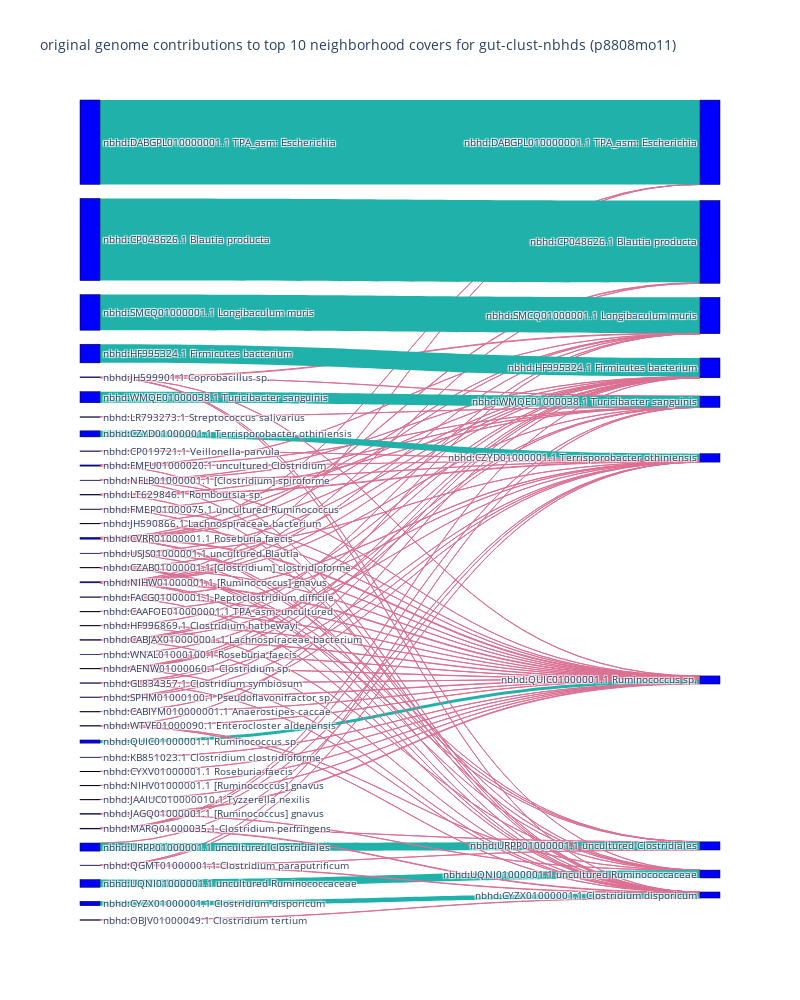

Source (notebook cell):
### Code cell
NUM=10
fig = make_fig(NUM)

fig.update_layout(title_text=f"original genome contributions to top {NUM} neighborhood covers for {name} ({acc})", font_size=10)
fig.update_layout(width=800, height=1000)
fig.show()

### Figure 1 — Plotly figure (JSON) as saved in the notebook; plotly's stock layout.template omitted (floating-point values rounded to 4 significant figures)
{"data": [{"link": {"color": ["palevioletred", "palevioletred", "lightseagreen", "palevioletred", "palevioletred", "lightseagreen", "palevioletred", "palevioletred", "palevioletred", "palevioletred", "palevioletred", "palevioletred", "palevioletred", "lightseagreen", "palevioletred", "palevioletred", "palevioletred", "palevioletred", "palevioletred", "palevioletred", "palevioletred", "palevioletred", "palevioletred", "palevioletred", "palevioletred", "palevioletred", "palevioletred", "lightseagreen", "palevioletred", "palevioletred", "palevioletred", "palevioletred", "palevioletred", "palevioletred", "palevioletred", "palevioletred", "palevioletred", "palevioletred", "lightseagreen", "palevioletred", "palevioletred", "palevioletred", "palevioletred", "palevioletred", "palevioletred", "palevioletred", "palevioletred", "palevioletred", "palevioletred", "palevioletred", "palevioletred", "palevioletred", "palevioletred", "lightseagreen", "palevioletred", "palevioletred", "palevioletred", "palevioletred", "palevioletred", "lightseagreen", "palevioletred", "palevioletred", "palevioletred", "palevioletred", "palevioletred", "palevioletred", "palevioletred", "palevioletred", "palevioletred", "palevioletred", "palevioletred", "palevioletred", "palevioletred", "palevioletred", "palevioletred", "palevioletred", "palevioletred", "palevioletred", "palevioletred", "palevioletred", "palevioletred", "palevioletred", "palevioletred", "lightseagreen", "palevioletred", "palevioletred", "palevioletred", "palevioletred", "palevioletred", "palevioletred", "palevioletred", "lightseagreen", "palevioletred", "palevioletred", "palevioletred", "palevioletred", "palevioletred", "palevioletred", "palevioletred", "palevioletred", "palevioletred", "palevioletred", "palevioletred", "palevioletred", "palevioletred", "palevioletred", "palevioletred", "lightseagreen"], "label": ["", "", "", "", "", "", "", "", "", "", "", "", "", "", "", "", "", "", "", "", "", "", "", "", "", "", "", "", "", "", "", "", "", "", "", "", "", "", "", "", "", "", "", "", "", "", "", "", "", "", "", "", "", "", "", "", "", "", "", "", "", "", "", "", "", "", "", "", "", "", "", "", "", "", "", "", "", "", "", "", "", "", "", "", "", "", "", "", "", "", "", "", "", "", "", "", "", "", "", "", "", "", "", "", "", "", "", ""], "source": [0, 1, 2, 0, 1, 3, 0, 1, 5, 9, 11, 12, 13, 15, 0, 1, 4, 5, 6, 7, 8, 11, 14, 16, 19, 21, 22, 24, 1, 5, 9, 13, 14, 21, 23, 25, 27, 28, 29, 7, 11, 13, 14, 16, 17, 20, 21, 22, 23, 27, 31, 33, 35, 37, 1, 4, 14, 22, 27, 33, 0, 1, 4, 5, 6, 7, 8, 9, 11, 12, 16, 17, 19, 21, 22, 28, 31, 32, 35, 39, 41, 47, 51, 52, 0, 4, 6, 8, 9, 19, 32, 34, 0, 1, 4, 5, 7, 8, 9, 11, 13, 14, 21, 23, 27, 31, 42, 45], "target": [98, 98, 98, 99, 99, 99, 100, 100, 100, 100, 100, 100, 100, 100, 101, 101, 101, 101, 101, 101, 101, 101, 101, 101, 101, 101, 101, 101, 102, 102, 102, 102, 102, 102, 102, 102, 102, 102, 102, 103, 103, 103, 103, 103, 103, 103, 103, 103, 103, 103, 103, 103, 103, 103, 104, 104, 104, 104, 104, 104, 105, 105, 105, 105, 105, 105, 105, 105, 105, 105, 105, 105, 105, 105, 105, 105, 105, 105, 105, 105, 105, 105, 105, 105, 106, 106, 106, 106, 106, 106, 106, 106, 107, 107, 107, 107, 107, 107, 107, 107, 107, 107, 107, 107, 107, 107, 107, 107], "value": [1, 1, 7766, 47, 13, 7561, 1, 1, 5, 58, 1, 2, 2, 3277, 13, 15, 14, 2, 5, 3, 8, 18, 1, 5, 14, 2, 8, 1716, 1, 1, 1, 1, 5, 2, 1, 2, 1, 5, 1021, 1, 1, 100, 10, 1, 1, 1, 5, 1, 60, 3, 28, 1, 1, 559, 1, 1, 2, 1, 1, 744, 83, 66, 14, 28, 7, 10, 15, 10, 36, 3, 39, 7, 12, 1, 9, 9, 15, 65, 1, 10, 5, 5, 3, 291, 15, 1, 1, 1, 1, 1, 1, 707, 1, 1, 1, 1, 1, 8, 1, 1, 6, 55, 1, 7, 37, 4, 23, 408]}, "node": {"color": "blue", "label": ["nbhd:CVRR01000001.1 Roseburia faecis", "nbhd:NIHW01000001.1 [Ruminococcus] gnavus", "nbhd:DABGPL010000001.1 TPA_asm: Escherichia", "nbhd:CP048626.1 Blautia producta", "nbhd:CZAB01000001.1 [Clostridium] clostridioforme", "nbhd:AENW01000060.1 Clostridium sp.", "nbhd:HF996869.1 Clostridium hathewayi", "nbhd:GL834357.1 Clostridium symbiosum", "nbhd:WTVF01000090.1 Enterocloster aldenensis", "nbhd:JH599901.1 Coprobacillus sp.", "nbhd:JULC01000001.1 Bifidobacterium scardovii", "nbhd:CABJAX010000001.1 Lachnospiraceae bacterium", "nbhd:JH590866.1 Lachnospiraceae bacterium", "nbhd:FMFU01000020.1 uncultured Clostridium", "nbhd:MARQ01000035.1 Clostridium perfringens", "nbhd:SMCQ01000001.1 Longibaculum muris", "nbhd:SPHM01000100.1 Pseudoflavonifractor sp.", "nbhd:CABIYM010000001.1 Anaerostipes caccae", "nbhd:AZYA01000001.1 Bifidobacterium sp.", "nbhd:FMEP01000075.1 uncultured Ruminococcus", "nbhd:CP019721.1 Veillonella parvula", "nbhd:NFLB01000001.1 [Clostridium] spiroforme", "nbhd:USJS01000001.1 uncultured Blautia", "nbhd:LT629846.1 Romboutsia sp.", "nbhd:HF995324.1 Firmicutes bacterium", "nbhd:LR793273.1 Streptococcus salivarius", "nbhd:AEDS01000070.1 Veillonella atypica", "nbhd:QGMT01000001.1 Clostridium paraputrificum", "nbhd:WNAL01000100.1 Roseburia faecis", "nbhd:WMQE01000038.1 Turicibacter sanguinis", "nbhd:KV794391.1 Streptococcus sp.", "nbhd:FACG01000001.1 Peptoclostridium difficile", "nbhd:JAGQ01000001.1 [Ruminococcus] gnavus", "nbhd:URPP01000001.1 uncultured Clostridiales", "nbhd:UQNI01000001.1 uncultured Ruminococcaceae", "nbhd:CAAFOE010000001.1 TPA_asm: uncultured", "nbhd:CABHOC010000001.1 Bifidobacterium longum", "nbhd:CZYD01000001.1 Terrisporobacter othiniensis", "nbhd:JAABLG010000001.1 Streptococcus vestibularis", "nbhd:KB851023.1 Clostridium clostridioforme", "nbhd:CM003575.1 Veillonella sp.", "nbhd:CYXV01000001.1 Roseburia faecis", "nbhd:OBJV01000049.1 Clostridium tertium", "nbhd:CAAEVI010000001.1 TPA_asm: Erysipelotrichaceae", "nbhd:CYYS01000001.1 Turicibacter sanguinis", "nbhd:CYZX01000001.1 Clostridium disporicum", "nbhd:AEXI01000023.1 Veillonella parvula", "nbhd:NIHV01000001.1 [Ruminococcus] gnavus", "nbhd:AEKO01000011.1 Streptococcus vestibularis", "nbhd:KE384163.1 Clostridium clostridioforme", "nbhd:UQGF01000001.1 uncultured Actinomyces", "nbhd:JAAIUC010000010.1 Tyzzerella nexilis", "nbhd:QUIC01000001.1 Ruminococcus sp.", "nbhd:NFLO01000001.1 Drancourtella sp.", "nbhd:CAAEUS010000001.1 TPA_asm: uncultured", "nbhd:CABJBJ010000001.1 Hungatella hathewayi", "nbhd:QVGF01000001.1 Lachnospiraceae bacterium", "nbhd:LZMY01000001.1 Haemophilus parainfluenzae", "nbhd:CAAFUY010000001.1 TPA_asm: uncultured", "nbhd:CAAKOI010000001.1 Flavonifractor plautii", "nbhd:JWDF01000004.1 Streptomyces cattleya", "nbhd:NCVD01000051.1 Streptococcus mitis", "nbhd:JNHJ01000001.1 Phocaeicola vulgatus", "nbhd:RQNR01000100.1 Clostridium perfringens", "nbhd:SPHR01000011.1 Intestinibacter bartlettii", "nbhd:JRND01000001.1 Lancefieldella parvulum", "nbhd:UAVW01000021.1 [Clostridium] clostridioforme", "nbhd:PDMO01000909.1 Cyclospora cayetanensis", "nbhd:CABKQS010000001.1 [Clostridium] innocuum", "nbhd:PNHV01000001.1 Actinomyces graevenitzii", "nbhd:UQGB01000001.1 uncultured Clostridium", "nbhd:HF995415.1 Coprobacillus sp.", "nbhd:FR883346.1 Clostridium sp.", "nbhd:AVLJ01000001.1 UNVERIFIED_ORG: Clostridioides", "nbhd:CP047191.1 Streptococcus thermophilus", "nbhd:BAHW02000078.1 Clostridiales bacterium", "nbhd:QVIB01000001.1 Dorea longicatena", "nbhd:CAAEOZ010000001.1 TPA_asm: uncultured", "nbhd:WKYR01000010.1 Megasphaera sp.", "nbhd:JAAISL010000100.1 [Clostridium] symbiosum", "nbhd:CAAEKB010000001.1 TPA_asm: uncultured", "nbhd:JVCZ01000002.1 Streptococcus parasanguinis", "nbhd:NFJI01000001.1 [Clostridium] spiroforme", "nbhd:UAWH01000019.1 Clostridium paraputrificum", "nbhd:SQQK01000001.1 Bifidobacterium dentium", "nbhd:UQQU01000001.1 uncultured Clostridium", "nbhd:LR778174.1 Veillonella parvula", "nbhd:HF999299.1 Clostridium bartlettii", "nbhd:NFHY01000001.1 Drancourtella sp.", "nbhd:CP015406.2 Flavonifractor plautii", "nbhd:QXZZ01000034.1 Veillonella atypica", "nbhd:LBCG01000001.1 MAG: Roseburia", "nbhd:CABIZI010000001.1 Clostridiales bacterium", "nbhd:KQ235823.1 Clostridium sp.", "nbhd:JAALMI010000001.1 Clostridium perfringens", "nbhd:DS499744.1 Anaerostipes caccae", "nbhd:QSGP01000001.1 Enterocloster aldenensis", "unassigned", "nbhd:DABGPL010000001.1 TPA_asm: Escherichia", "nbhd:CP048626.1 Blautia producta", "nbhd:SMCQ01000001.1 Longibaculum muris", "nbhd:HF995324.1 Firmicutes bacterium", "nbhd:WMQE01000038.1 Turicibacter sanguinis", "nbhd:CZYD01000001.1 Terrisporobacter othiniensis", "nbhd:URPP01000001.1 uncultured Clostridiales", "nbhd:QUIC01000001.1 Ruminococcus sp.", "nbhd:UQNI01000001.1 uncultured Ruminococcaceae", "nbhd:CYZX01000001.1 Clostridium disporicum", "nbhd:OBJV01000049.1 Clostridium tertium", "nbhd:CAAEVI010000001.1 TPA_asm: Erysipelotrichaceae", "nbhd:CYYS01000001.1 Turicibacter sanguinis", "nbhd:UQGF01000001.1 uncultured Actinomyces", "nbhd:LZMY01000001.1 Haemophilus parainfluenzae", "nbhd:JNHJ01000001.1 Phocaeicola vulgatus", "nbhd:JWDF01000004.1 Streptomyces cattleya", "nbhd:JRND01000001.1 Lancefieldella parvulum", "nbhd:FR883346.1 Clostridium sp.", "nbhd:PNHV01000001.1 Actinomyces graevenitzii", "nbhd:WKYR01000010.1 Megasphaera sp."], "line": {"color": "black", "width": 0.5}, "pad": 15, "thickness": 20}, "type": "sankey"}], "layout": {"font": {"size": 10}, "height": 1000, "title": {"text": "original genome contributions to top 10 neighborhood covers for gut-clust-nbhds (p8808mo11)"}, "width": 800}}
